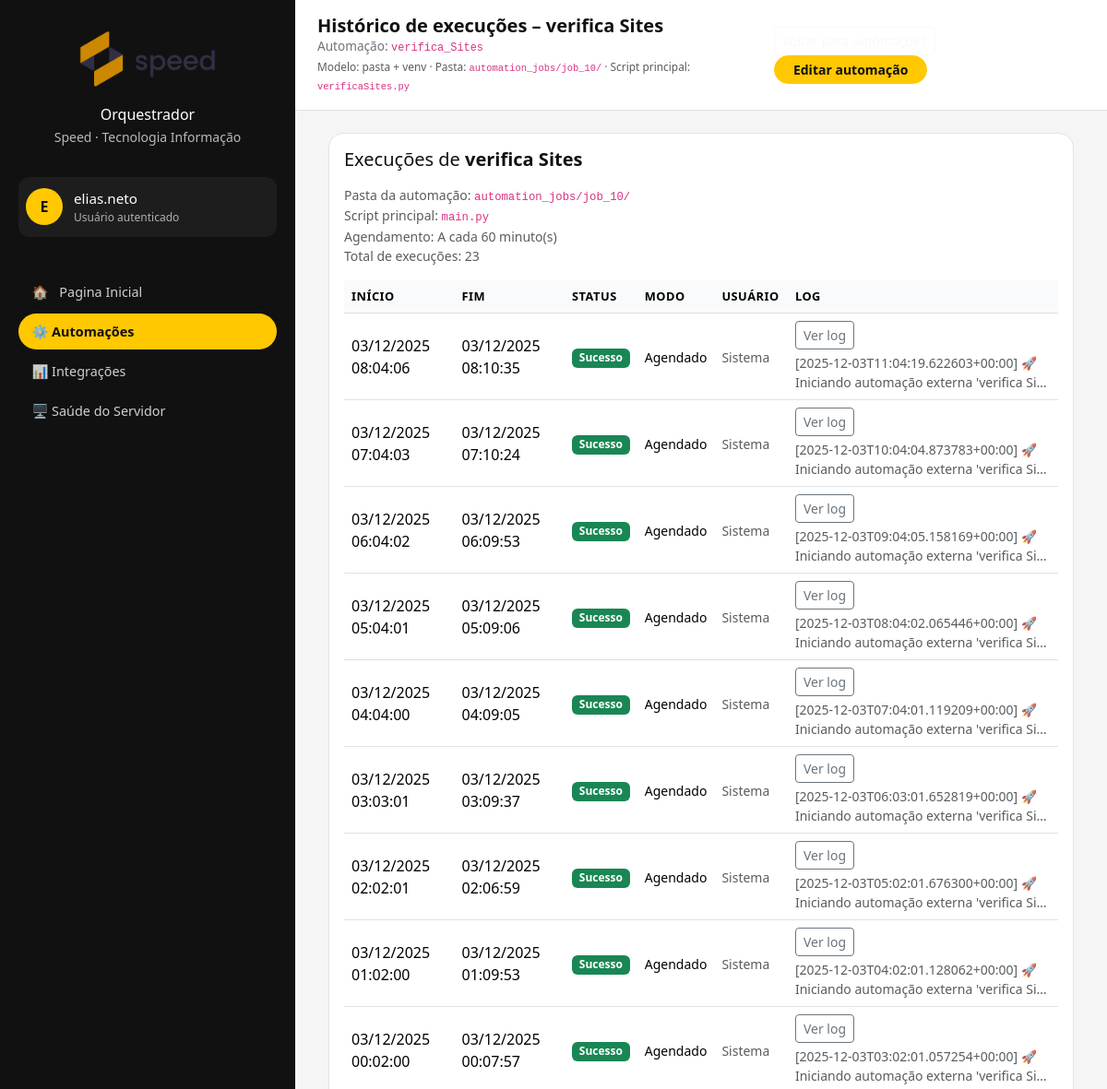
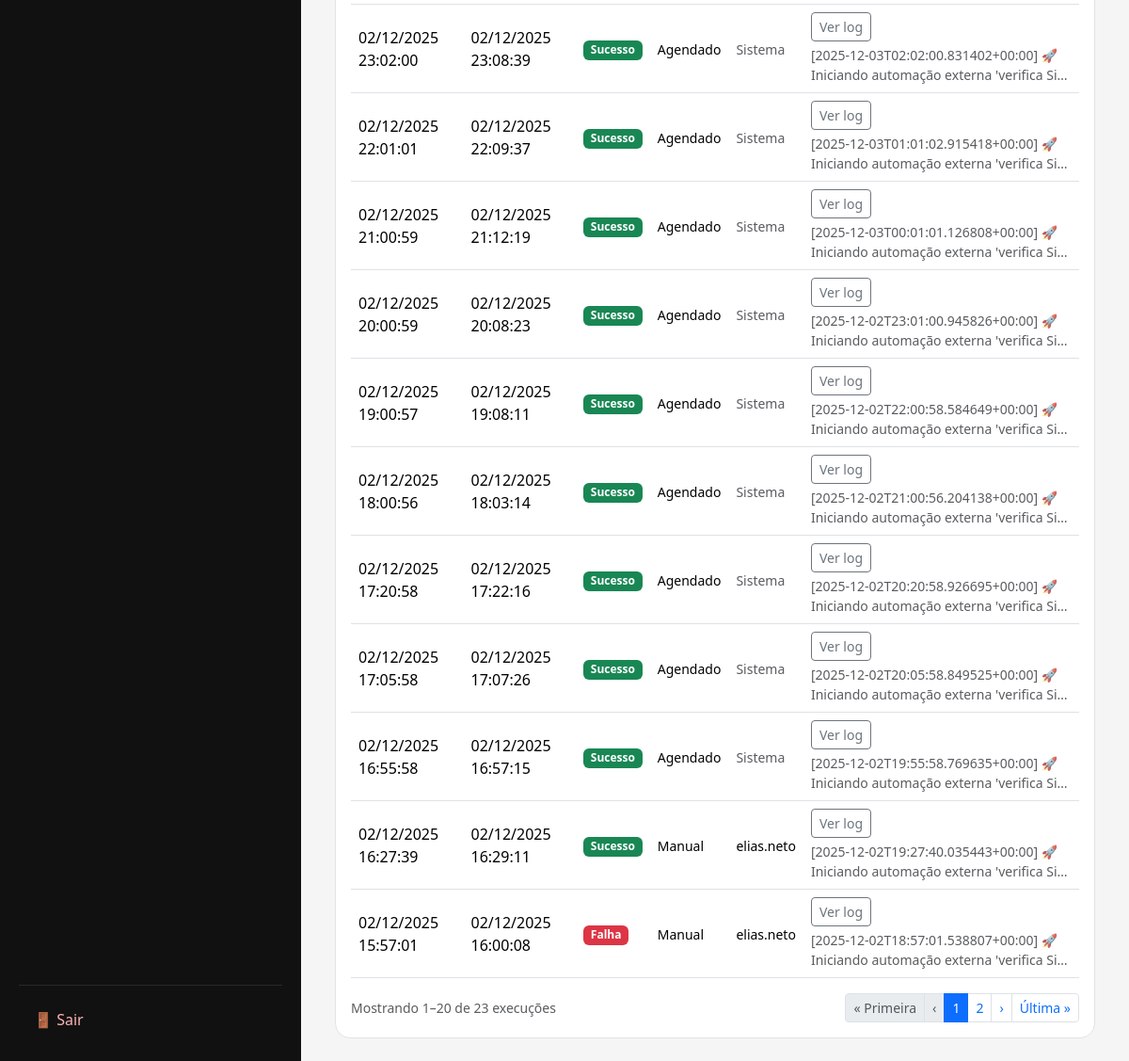
The page /automation/jobs/10/runs/ (signed in) on the database as committed earlier (2 pictures, top to bottom).
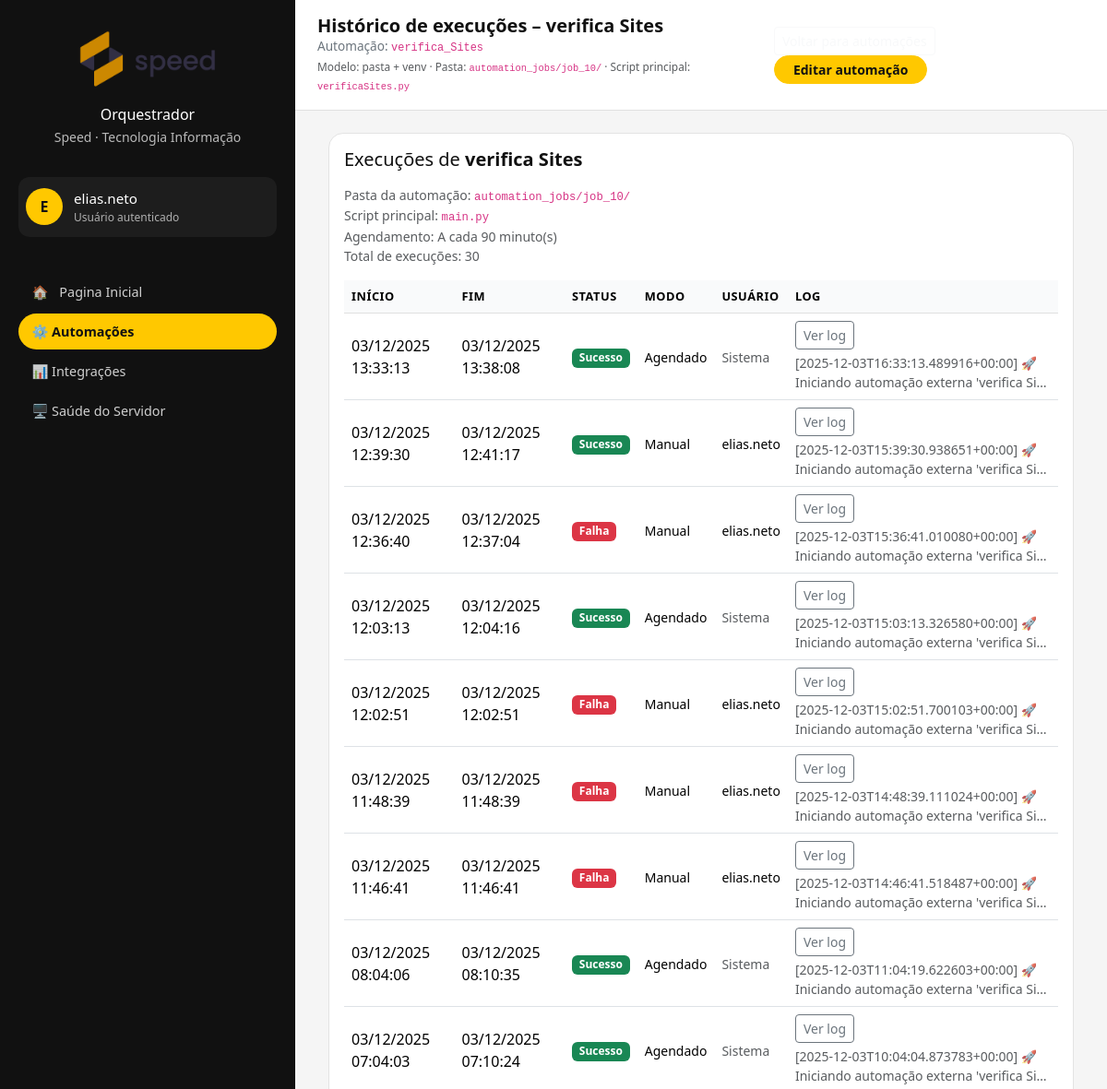
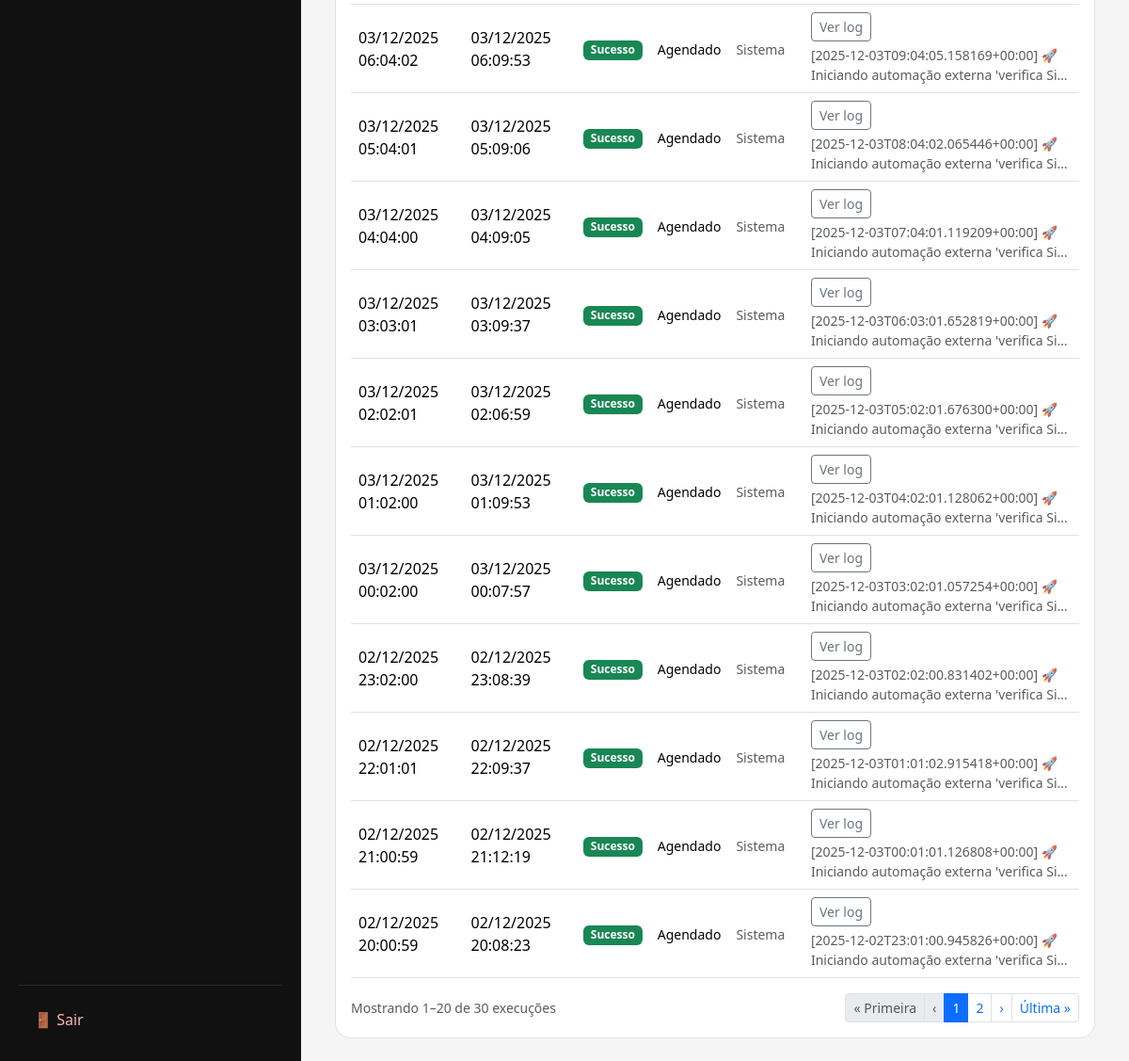
The same page on the database as committed later (2 pictures, top to bottom).
### automation/models.py (models this page shows, shortened)
class AutomationJob(models.Model):
    class ScheduleType(models.TextChoices):
        ONCE        = "once",        "Pontual"
        DAILY       = "daily",       "Diário"
        MULTI_DAILY = "multi_daily", "Diário – vários horários"
        INTERVAL    = "interval",    "A cada N minutos"
    class Sector(models.TextChoices):
        GERAL = "geral", "Geral"
        FINANCEIRO = "financeiro", "Financeiro"
        COMERCIAL = "comercial", "Comercial"
        TI = "ti", "TI"
    name = models.CharField("Nome da automação", max_length=200)
    description = models.TextField(
        "Descrição",
        blank=True,
        help_text="Explicação rápida do que essa automação faz (aparece só na interface).",
    )
    code = models.SlugField(
        "Código interno",
        max_length=100,
        unique=True,
        blank=True,  # 👈 permite vir vazio do form
        help_text="Identificador curto, sem espaços. Ex: robo_ixc_login_cliente",
    )
    sector = models.CharField(
       "Setor",
        max_length=50,
        choices=Sector.choices,
        default=Sector.GERAL,
        help_text="Setor responsável pela automação (usado para filtros futuros).",
    )
    external_main_script = models.CharField(
        "Arquivo principal (Python)",
        max_length=200,
        default="main.py",
        help_text="Ex: main.py, app.py – arquivo dentro da pasta da automação.",
    )
    is_active = models.BooleanField("Ativa", default=True)
    allow_manual = models.BooleanField("Permite disparo manual", default=True)
    is_paused = models.BooleanField(
        "Agendamento pausado",
        default=False,
        help_text="Se verdadeiro, o scheduler não dispara esta automação automaticamente.",
    )
    ...
    schedule_type = models.CharField(
        "Tipo de agendamento",
        max_length=20,
        choices=ScheduleType.choices,
        default=ScheduleType.ONCE,
    )
    one_off_run_at = models.DateTimeField(
        "Data/hora (pontual)",
        null=True,
        blank=True,
    )
    daily_time = models.TimeField(
        "Horário diário",
        null=True,
        blank=True,
    )
    multi_daily_times = models.CharField(
        "Horários diários (lista)",
        max_length=200,
        blank=True,
        help_text="Horários HH:MM separados por vírgula. Ex.: 08:00, 13:00, 18:00",
    )
    interval_minutes = models.PositiveIntegerField(
        "Intervalo (minutos)",
        null=True,
        blank=True,
        help_text="Usado quando o agendamento for 'a cada N minutos'.",
    )
    next_run_at = models.DateTimeField(
        "Próxima execução",
        null=True,
        blank=True,
    )
    created_at = models.DateTimeField("Criado em", auto_now_add=True)
    updated_at = models.DateTimeField("Atualizado em", auto_now=True)
    class Meta:
        ordering = ["name"]
        verbose_name = "Automação"
        verbose_name_plural = "Automações"
    @property
    def schedule_description(self) -> str:
        if self.schedule_type == self.ScheduleType.DAILY:
            if self.daily_time:
                return f"Diária às {self.daily_time.strftime('%H:%M')}"
            return "Diária (sem horário definido)"
        if self.schedule_type == self.ScheduleType.MULTI_DAILY:
            times = self.get_multi_daily_times()
            if not times:
                return "Diária em vários horários (nenhum definido)"
            lista = ", ".join(t.strftime("%H:%M") for t in times)
            return f"Diária nos horários: {lista}"
        if self.schedule_type == self.ScheduleType.INTERVAL:
            if self.interval_minutes:
                return f"A cada {self.interval_minutes} minuto(s)"
            return "A cada N minutos (intervalo não definido)"

class AutomationRun(models.Model):
    class Status(models.TextChoices):
        RUNNING = "running", "Em execução"
        SUCCESS = "success", "Sucesso"
        FAILED = "failed", "Falhou"
    class TriggerMode(models.TextChoices):
        SCHEDULE = "schedule", "Agendado"
        MANUAL = "manual", "Manual"
    job = models.ForeignKey(
        AutomationJob,
        on_delete=models.CASCADE,
        related_name="runs",
        verbose_name="Automação",
    )
    started_at = models.DateTimeField(default=timezone.now)  # 👈 aqui
    finished_at = models.DateTimeField("Fim", null=True, blank=True)
    status = models.CharField(
        "Status",
        max_length=20,
        choices=Status.choices,
        default=Status.RUNNING,
    )
    triggered_mode = models.CharField(
        "Modo de disparo",
        max_length=20,
        choices=TriggerMode.choices,
        default=TriggerMode.SCHEDULE,
    )
    triggered_by = models.ForeignKey(
        User,
        on_delete=models.SET_NULL,
        null=True,
        blank=True,
        verbose_name="Usuário",
        help_text="Usuário que disparou manualmente (se aplicável).",
    )
    log = models.TextField(
        "Log de execução",
        blank=True,
        help_text="Saída de log (stdout/erros) capturada durante a execução.",
    )
    external_pid = models.IntegerField(
        "PID do processo externo",
        null=True,
        blank=True,
        help_text="PID do processo da automação (para permitir cancelamento).",
    )
    created_at = models.DateTimeField("Registrado em", auto_now_add=True)
    class Meta:
        ordering = ["-started_at"]
        verbose_name = "Execução de automação"
        verbose_name_plural = "Execuções de automação"

### automation/views.py (the view)
# urls.py: path("jobs/<int:pk>/runs/", AutomationJobRunListView.as_view(), name="job_runs"),
class AutomationJobRunListView(LoginRequiredMixin, ListView):
    model = AutomationRun
    template_name = "automation/job_runs.html"
    context_object_name = "runs"
    paginate_by = 20
    def dispatch(self, request, *args, **kwargs):
        self.job = get_job_for_user_or_404(request.user, self.kwargs["pk"])
        return super().dispatch(request, *args, **kwargs)
    def get_queryset(self):
        return (
            self.job.runs
            .select_related("triggered_by")
            .order_by("-started_at")
        )
    def get_context_data(self, **kwargs):
        ctx = super().get_context_data(**kwargs)
        ctx["job"] = self.job  # pra mostrar informações da automação no topo
        return ctx

### automation/permissions.py (called while the page is built, shortened)
def get_user_allowed_sectors(user):
    if not user.is_authenticated:
        return []
    if user.is_superuser or user.has_perm("automation.view_all_jobs"):
        return [choice[0] for choice in AutomationJob.Sector.choices]

def get_job_for_user_or_404(user, pk):
    job = get_object_or_404(AutomationJob, pk=pk)
    allowed_sectors = get_user_allowed_sectors(user)
    if job.sector not in allowed_sectors:
        raise PermissionDenied("Você não tem acesso a esta automação.")
    return job

### automation/templates/automation/job_runs.html (shortened to what the changed rows need)
{% extends "base.html" %}
{% block header_title %}
    Histórico de execuções – {{ job.name }}
{% endblock %}
{% block header_subtitle %}
Automação: <code>{{ job.code }}</code><br>
<span class="small text-muted">
    Modelo: pasta + venv · Pasta:
    <code>automation_jobs/job_{{ job.pk }}/</code> · Script principal:
    <code>{{ job.external_main_script|default:"main.py" }}</code>
</span>
{% endblock %}
{% block content %}
<div class="container-fluid">
    <div class="card module-card">
        <div class="card-body">
            <h5 class="card-title mb-3">
                Execuções de <strong>{{ job.name }}</strong>
            </h5>
            <p class="text-muted small">
                Pasta da automação:
                <code>automation_jobs/job_{{ job.pk }}/</code><br>
                Script principal:
                <code>main.py</code><br>
                Agendamento: {{ job.schedule_description }}<br>
                Total de execuções: {{ page_obj.paginator.count }}
            </p>
            {% if runs %}
                <div class="runs-table-wrapper">
                    <table class="table table-clean align-middle mb-0 runs-table">
                        <thead>
                            <tr>
                                <th>Início</th>
                                <th>Fim</th>
                                <th>Status</th>
                                <th>Modo</th>
                                <th>Usuário</th>
                                <th>Log</th>
                            </tr>
                        </thead>
                        <tbody>
                            {% for run in runs %}
                                <tr class="main-row">
                                    <td data-label="Início">
                                        {{ run.started_at|date:"d/m/Y H:i:s" }}
                                    </td>
                                    <td data-label="Fim">
                                        {% if run.finished_at %}
                                            {{ run.finished_at|date:"d/m/Y H:i:s" }}
                                        {% else %}
                                            <span class="text-muted">Em execução</span>
                                        {% endif %}
                                    </td>
                                    <td data-label="Status">
                                        {% if run.status == "success" %}
                                            <span class="badge bg-success">Sucesso</span>
                                        {% elif run.status == "failed" %}
                                            <span class="badge bg-danger">Falha</span>
                                        {% elif run.status == "running" %}
                                            <span class="badge bg-warning text-dark">Em execução</span>
                                        {% endif %}
                                    </td>
                                    <td data-label="Modo">
                                        <small>{{ run.get_triggered_mode_display }}</small>
                                    </td>
                                    <td data-label="Usuário">
                                        {% if run.triggered_by %}
                                            <small>{{ run.triggered_by.username }}</small>
                                        {% else %}
                                            <small class="text-muted">Sistema</small>
                                        {% endif %}
                                    </td>
                                    <td data-label="Log">
                                        {% if run.log %}
                                            <button class="btn btn-sm btn-outline-secondary"
                                                    type="button"
                                                    data-bs-toggle="collapse"
                                                    data-bs-target="#logRow-{{ run.id }}"
                                                    aria-expanded="false"
                                                    aria-controls="logRow-{{ run.id }}">
                                                Ver log
                                            </button>
                                            <small class="text-muted d-block mt-1">
                                                {{ run.log|truncatechars:80 }}
                                            </small>
                                        {% else %}
                                            <small class="text-muted">Sem log</small>
                                        {% endif %}
                                    </td>
                                </tr>
                            {% endfor %}
                        </tbody>
                    </table>
                </div>
                {% if is_paginated and page_obj.paginator.num_pages > 1 %}
                    <nav class="mt-3 d-flex justify-content-between align-items-center flex-wrap gap-2">
                        <div class="small text-muted">
                            Mostrando
                            {{ page_obj.start_index }}–{{ page_obj.end_index }}
                            de {{ page_obj.paginator.count }} execuções
                        </div>
                        <ul class="pagination pagination-sm mb-0">
                            {% if page_obj.has_previous %}
                                <li class="page-item">
                                    <a class="page-link" href="?page=1">&laquo; Primeira</a>
                                </li>
                            {% else %}
                                <li class="page-item disabled">
                                    <span class="page-link">&laquo; Primeira</span>
                                </li>
                            {% endif %}
                            {% if page_obj.has_previous %}
                                <li class="page-item">
                                    <a class="page-link" href="?page={{ page_obj.previous_page_number }}">‹</a>
                                </li>
                            {% else %}
                                <li class="page-item disabled">
                                    <span class="page-link">‹</span>
                                </li>
                            {% endif %}
                            {% for num in page_obj.paginator.page_range %}
                                {% if num == page_obj.number %}
                                    <li class="page-item active">
                                        <span class="page-link">{{ num }}</span>
                                    </li>
                                {% elif num >= page_obj.number|add:"-2" and num <= page_obj.number|add:"2" %}
                                    <li class="page-item">
                                        <a class="page-link" href="?page={{ num }}">{{ num }}</a>
                                    </li>
                                {% endif %}
                            {% endfor %}
                            {% if page_obj.has_next %}
                                <li class="page-item">
                                    <a class="page-link" href="?page={{ page_obj.next_page_number }}">›</a>
                                </li>
                            {% else %}
                                <li class="page-item disabled">
                                    <span class="page-link">›</span>
                                </li>
                            {% endif %}
                            {% if page_obj.has_next %}
                                <li class="page-item">
                                    <a class="page-link" href="?page={{ page_obj.paginator.num_pages }}">Última &raquo;</a>
                                </li>
                            {% else %}
                                <li class="page-item disabled">
                                    <span class="page-link">Última &raquo;</span>
                                </li>
                            {% endif %}
                        </ul>
                    </nav>
                {% endif %}
            {% else %}
                <p class="text-muted mb-0">
                    Esta automação ainda não foi executada.
                </p>
            {% endif %}
        </div>
    </div>
</div>
{% endblock %}

Rows that differ between the two databases and show on the page:
no longer on this page (row unchanged): AutomationRun: started_at "02/12/2025 19:00:57", finished_at "02/12/2025 19:08:11", status "Sucesso", triggered_mode "Agendado", shows "Sistema", log "[2025-12-02T22:00:58.584649+00:00] 🚀 Iniciando automação externa 'verifica Si…"
no longer on this page (row unchanged): AutomationRun: started_at "02/12/2025 18:00:56", finished_at "02/12/2025 18:03:14", status "Sucesso", triggered_mode "Agendado", shows "Sistema", log "[2025-12-02T21:00:56.204138+00:00] 🚀 Iniciando automação externa 'verifica Si…"
no longer on this page (row unchanged): AutomationRun: started_at "02/12/2025 17:20:58", finished_at "02/12/2025 17:22:16", status "Sucesso", triggered_mode "Agendado", shows "Sistema", log "[2025-12-02T20:20:58.926695+00:00] 🚀 Iniciando automação externa 'verifica Si…"
no longer on this page (row unchanged): AutomationRun: started_at "02/12/2025 17:05:58", finished_at "02/12/2025 17:07:26", status "Sucesso", triggered_mode "Agendado", shows "Sistema", log "[2025-12-02T20:05:58.849525+00:00] 🚀 Iniciando automação externa 'verifica Si…"
no longer on this page (row unchanged): AutomationRun: started_at "02/12/2025 16:55:58", finished_at "02/12/2025 16:57:15", status "Sucesso", triggered_mode "Agendado", shows "Sistema", log "[2025-12-02T19:55:58.769635+00:00] 🚀 Iniciando automação externa 'verifica Si…"
no longer on this page (row unchanged): AutomationRun: started_at "02/12/2025 16:27:39", finished_at "02/12/2025 16:29:11", status "Sucesso", triggered_mode "Manual", triggered_by.username "elias.neto", log "[2025-12-02T19:27:40.035443+00:00] 🚀 Iniciando automação externa 'verifica Si…"
no longer on this page (row unchanged): AutomationRun: started_at "02/12/2025 15:57:01", finished_at "02/12/2025 16:00:08", status "Falha", triggered_mode "Manual", triggered_by.username "elias.neto", log "[2025-12-02T18:57:01.538807+00:00] 🚀 Iniciando automação externa 'verifica Si…"
changed AutomationJob "verifica Sites": schedule_description "A cada 60 minuto(s)" → "A cada 90 minuto(s)"
added AutomationRun: started_at "03/12/2025 13:33:13", finished_at "03/12/2025 13:38:08", status "Sucesso", triggered_mode "Agendado", shows "Sistema", log "[2025-12-03T16:33:13.489916+00:00] 🚀 Iniciando automação externa 'verifica Si…"
added AutomationRun: started_at "03/12/2025 12:39:30", finished_at "03/12/2025 12:41:17", status "Sucesso", triggered_mode "Manual", triggered_by.username "elias.neto", log "[2025-12-03T15:39:30.938651+00:00] 🚀 Iniciando automação externa 'verifica Si…"
added AutomationRun: started_at "03/12/2025 12:36:40", finished_at "03/12/2025 12:37:04", status "Falha", triggered_mode "Manual", triggered_by.username "elias.neto", log "[2025-12-03T15:36:41.010080+00:00] 🚀 Iniciando automação externa 'verifica Si…"
added AutomationRun: started_at "03/12/2025 12:03:13", finished_at "03/12/2025 12:04:16", status "Sucesso", triggered_mode "Agendado", shows "Sistema", log "[2025-12-03T15:03:13.326580+00:00] 🚀 Iniciando automação externa 'verifica Si…"
added AutomationRun: started_at "03/12/2025 12:02:51", finished_at "03/12/2025 12:02:51", status "Falha", triggered_mode "Manual", triggered_by.username "elias.neto", log "[2025-12-03T15:02:51.700103+00:00] 🚀 Iniciando automação externa 'verifica Si…"
added AutomationRun: started_at "03/12/2025 11:48:39", finished_at "03/12/2025 11:48:39", status "Falha", triggered_mode "Manual", triggered_by.username "elias.neto", log "[2025-12-03T14:48:39.111024+00:00] 🚀 Iniciando automação externa 'verifica Si…"
added AutomationRun: started_at "03/12/2025 11:46:41", finished_at "03/12/2025 11:46:41", status "Falha", triggered_mode "Manual", triggered_by.username "elias.neto", log "[2025-12-03T14:46:41.518487+00:00] 🚀 Iniciando automação externa 'verifica Si…"
Other text that changed with them:
{{ page_obj.paginator.count }}: "23" → "30"
